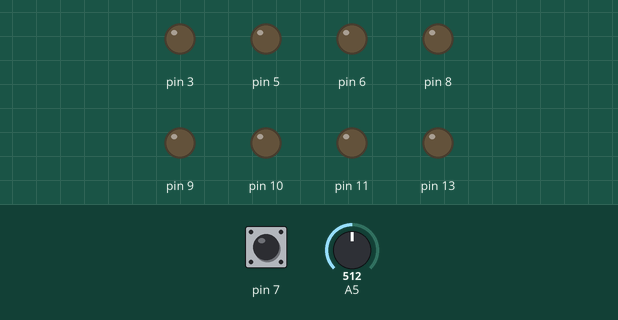
The sketch below on a simulated Arduino Uno, built with avr-gcc and run on an emulated ATmega328P. Shown: output pins drawn as LEDs (lit = HIGH). Dashed ring = blinking. The test bench sets the inputs (shaded band); at power-on: pin 7 HIGH, A5 = 512. What the sketch prints to the serial monitor is not drawn.

Above: at 0.8 s.
0.9 s: pin 7 pulled LOW for 0.15 s
At 3.8 s:
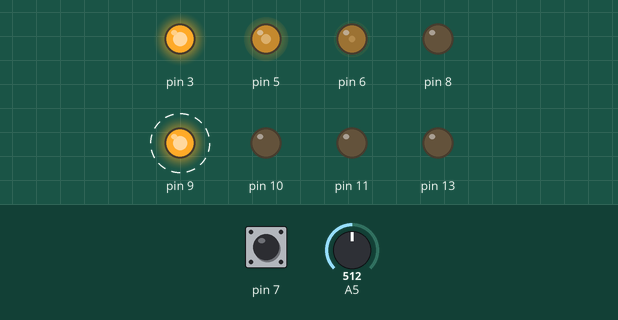
3.9 s: A5 set to 0
At 6.82 s:
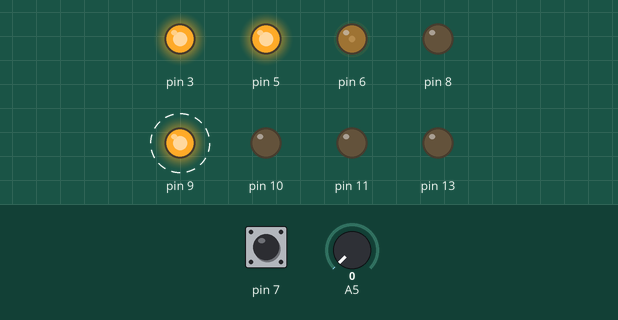
6.9 s: A5 set to 250
At 9.83 s:
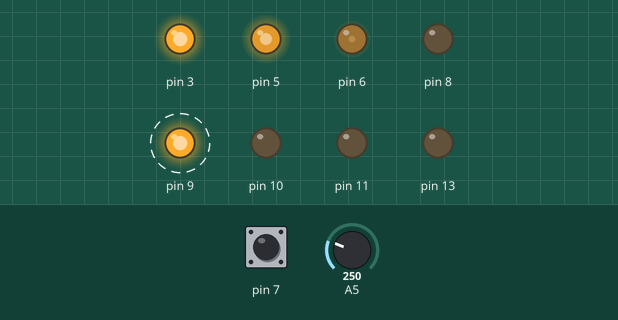
9.9 s: A5 set to 900
At 12.84 s:
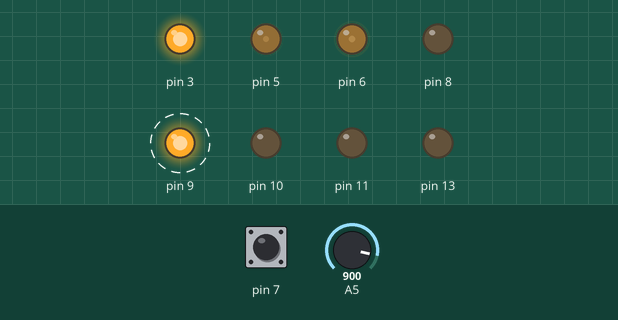
12.9 s: A5 set to 1023
At 13.16 s:
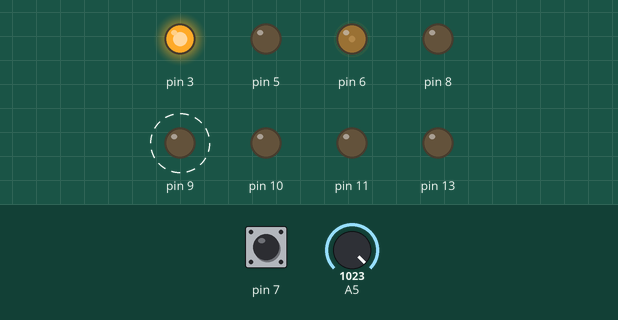
15.9 s: A5 set to 511
At 33.9 s:
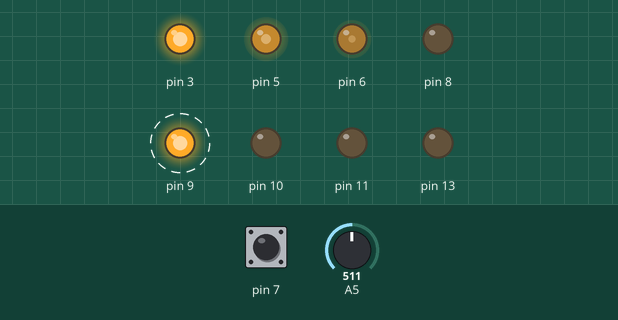
Timing chart, 0 to 34.0 s (numbered marks = the images above; inputs shaded):
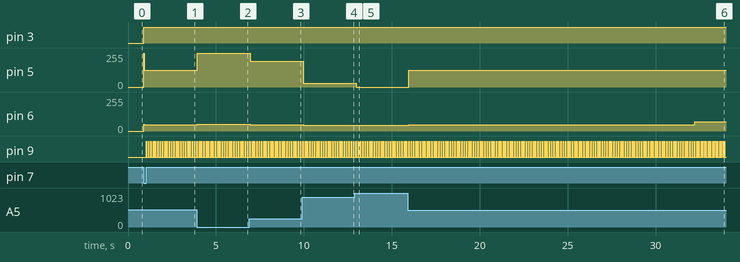

Measured:
- after the input at 0.9 s, pin 3: LOW → HIGH at once; pin 5: 0/255 → 127/255 at once; pin 6: 0/255 → 46/255 at once; pin 9: alternates HIGH for 0.02 s and LOW for 0.11 s, starting after 0.14 s
- after the input at 3.9 s, pin 5: 127/255 → 255/255 at once; pin 6: 46/255 → 49/255 at once
- after the input at 6.9 s, pin 5: 255/255 → 192/255 at once; pin 6: 49/255 → 47/255 at once
- after the input at 9.9 s, pin 5: 192/255 → 30/255 after 0.05 s; pin 6: 47/255 → 43/255 after 0.05 s
- after the input at 12.9 s, pin 5: 30/255 → 0/255 after 0.06 s; pin 6: 43/255 → 42/255 after 0.06 s
- after the input at 15.9 s, pin 5: 0/255 → 127/255 after 0.08 s; pin 6: 42/255 → 46/255 after 0.08 s, → 70/255 16.2 s later

The sketch:

PWMcode.ino
```cpp
#include <sys/types.h>
#include <avr/io.h>
#include <avr/interrupt.h>

#define F_CPU 16000000UL
#include <avr/io.h>
#include <util/delay.h>

#define BAUDRATE 9600
#define BAUD_PRESCALLER (((F_CPU / (BAUDRATE * 16UL))) - 1)

// Funções USART
void USART_init(void);
unsigned char USART_receive(void);
void USART_send( unsigned char data);
void USART_putstring(char* StringPtr);

// Contador de overflows
volatile int overflow_count;

// Valor do sensor após converção AD
volatile int sensor_convertido = 0;

// Indica que a execução deve ser iniciada
unsigned char ativar;

// Função INTERRUPT SERVICE ROUTINE
ISR(TIMER1_OVF_vect){

  overflow_count++;

  int16_t comp = 0;

  if (ativar == 'a'){
    if (overflow_count <= 240  ){ //0 a 30 segundos
      comp = ((1024 - 0.15*sensor_convertido)/1024.0) * (307 * (overflow_count/240.0));
    }else if (overflow_count > 240 && overflow_count <= 480  ){ //30 a 60 segundos
      comp = ((1024 - 0.15*sensor_convertido)/1024.0) * 307;
    }else if (overflow_count > 480 && overflow_count <= 720  ){ //60 a 90 segundos
      comp = ((1024 - 0.15*sensor_convertido)/1024.0) * (307 + ((overflow_count - 480.0) * (461.0/(720-480))));
    }else if (overflow_count > 720 && overflow_count <= 960  ){ //90 a 120 segundos
      comp = ((1024 - 0.15*sensor_convertido)/1024.0) * 768;
    }else if (overflow_count > 960 && overflow_count <= 1440  ){ //0 a 30 segundos
      comp = ((1024 - 0.15*sensor_convertido)/1024.0) * (768 - ((overflow_count - 960.0) * (768.0/(1440-960))));
    }else if (overflow_count > 1440){
      comp = 0;
    }
  }else{
    if (overflow_count <= 240  ){ //0 a 30 segundos
      comp = ((1024 - 0.15*sensor_convertido)/1024.0) * 200;;
    }else if (overflow_count > 240 && overflow_count <= 480  ){ //30 a 60 segundos
      comp = ((1024 - 0.15*sensor_convertido)/1024.0) * 307;
    }else if (overflow_count > 480 && overflow_count <= 720  ){ //60 a 90 segundos
      comp = ((1024 - 0.15*sensor_convertido)/1024.0) * 480;
    }else if (overflow_count > 720 && overflow_count <= 960  ){ //90 a 120 segundos
      comp = ((1024 - 0.15*sensor_convertido)/1024.0) * 768;
    }else if (overflow_count > 960 && overflow_count <= 1440  ){ //0 a 30 segundos
      comp = ((1024 - 0.15*sensor_convertido)/1024.0) * (768 - ((overflow_count - 960.0) * (768.0/(1440-960))));
    }else if (overflow_count > 1440){
      comp = 0;
    }
  }

  OCR1A = comp;
  OCR0A = 255*(comp/1024.0);;
  OCR0B = 255*((1024 - sensor_convertido)/1024.0);

  int temp = OCR1A;

  unsigned char senda, v = ',';

  itoa(temp, &senda, 10);
  USART_send(senda);
  USART_send(v);

}


int main(void)
{

    // Define porta D7 como entrada (para botao)
    DDRD = 0b00000000;
    // Seta modo Pull-Up na porta PORTD7 (esse modo é definido quando a porta é de leitura e é setado valor 1)
    PORTD = 0b10000000;

    // Inicia USART para envio e recebimento de informações
    USART_init();

    // Desativa interrupções globais
    cli();

    // Define porta B5 como saída
    DDRB = 0B00100000;
    PORTB = 0x00;

    /* CONVERSOR AD */
    ADMUX |= 0b01000101; // set voltagem de referencia
    DDRB |= 0b00101111; // PB5
    ADCSRA |= 0b10000111;
    /* FIM CONVERSOR AD */


    //Set Fast PWM 10 bit
    //Clear OC1A/OC1B on Compare Match, set OC1A/OC1B at BOTTOM (non-inverting mode)
    TCCR1A |= 0b10100011;
    //Set prescaler to 1024
    //Set fast PWM 10bit
    TCCR1B |= 0b00000101;
    // Motor Desligado
    OCR1A = 0;

    DDRD |= (1 << DDD6);
    // PD6 is now an output
    OCR0A = 0;
    // set PWM for 50% duty cycle
    TCCR0A |= (1 << COM0A1);
    // set none-inverting mode
    TCCR0A |= (1 << WGM01) | (1 << WGM00);
    // set fast PWM Mode
    //TCCR0B |= (1 << CS01);
    // set prescaler to 8 and starts PWM

    DDRD |= (1 << DDD5);
    // PD6 is now an output
    OCR0B = 0;
    // set PWM for 50% duty cycle
    TCCR0A |= (1 << COM0B1);
    // set none-inverting mode
    TCCR0A |= (1 << WGM01) | (1 << WGM00);
    // set fast PWM Mode
    //TCCR0B |= (1 << CS01);
    // set prescaler to 8 and starts PWM


    while(true){
      ativar = USART_receive();

      if(ativar){
        PORTB = 0b00100000;
      }else
      {
        PORTB = 0b00000000;
      }

      if((PIND & 0b10000000) == 0 || ativar == 'a' || ativar == 'b'){
        DDRD |= (1 << DDD6)|(1 << DDD5)|(1 << DDD3);
        PORTD |= 0b000001000;
        TCCR0B |= (1 << CS01);

        TIMSK1 = 0b00000001; // enable Timer 1 overflow interrupt
        sei();

        ADMUX |= 0b00000101; // set adc5
        while(1){
            ADCSRA |= 0b01000000; //inicia a conversao
            while(!(ADCSRA & 0b00010000)); // Indica uma conversão finalizada
            sensor_convertido = ADC;
            if(overflow_count > 1440){
              cli();
              overflow_count = 0;
              TCCR0B &= ~(1 << CS01);
              PORTD &= ~(0b000001000);
              DDRD = 0;
              break;
            }
        }
      }
    }
    return 0;
}

void USART_init(void){
 UBRR0H = (uint8_t)(BAUD_PRESCALLER>>8);
 UBRR0L = (uint8_t)(BAUD_PRESCALLER);
 UCSR0B = (1<<RXEN0)|(1<<TXEN0);
 UCSR0C = (3<<UCSZ00);
}

unsigned char USART_receive(void){
   return UDR0;
}

void USART_send( unsigned char data){
 while(!(UCSR0A & (1<<UDRE0)));
 UDR0 = data;

}

void USART_putstring(char* StringPtr){
  while(*StringPtr != 0x00){
   USART_send(*StringPtr);
   StringPtr++;
  }
}
```
